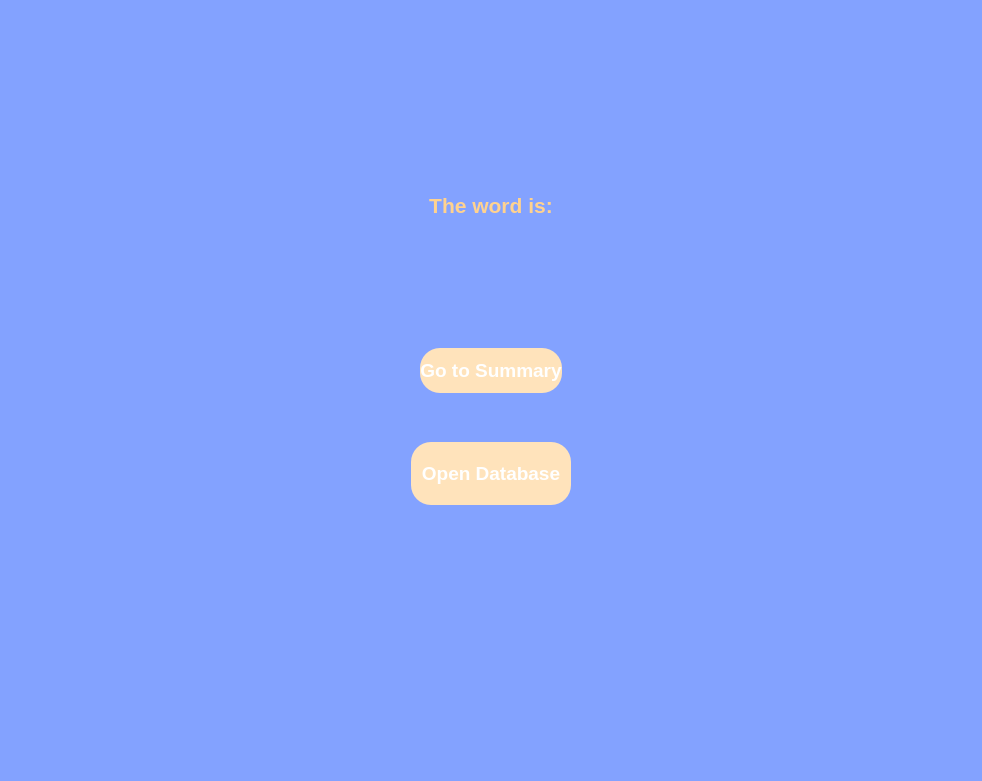
<?xml version="1.0" encoding="UTF-8"?>
<ui version="4.0">
 <class>ArticleMode</class>
 <widget class="QWidget" name="ArticleMode">
  <property name="geometry">
   <rect>
    <x>0</x>
    <y>0</y>
    <width>981</width>
    <height>781</height>
   </rect>
  </property>
  <property name="windowTitle">
   <string>Article Mode</string>
  </property>
  <property name="styleSheet">
   <string notr="true">QWidget {
	background-color: #83A2FF;
	color: #FFFFFF;
}</string>
  </property>
  <layout class="QVBoxLayout" name="verticalLayout_2">
   <item>
    <layout class="QVBoxLayout" name="verticalLayout" stretch="3,1,1,2">
     <property name="spacing">
      <number>40</number>
     </property>
     <property name="leftMargin">
      <number>50</number>
     </property>
     <property name="topMargin">
      <number>100</number>
     </property>
     <property name="rightMargin">
      <number>50</number>
     </property>
     <property name="bottomMargin">
      <number>100</number>
     </property>
     <item>
      <widget class="QLabel" name="title_label">
       <property name="sizePolicy">
        <sizepolicy hsizetype="Expanding" vsizetype="Expanding">
         <horstretch>1</horstretch>
         <verstretch>1</verstretch>
        </sizepolicy>
       </property>
       <property name="font">
        <font>
         <pointsize>16</pointsize>
         <weight>75</weight>
         <bold>true</bold>
        </font>
       </property>
       <property name="styleSheet">
        <string notr="true">border-radius: 50%; /* Makes the label circular */
border: 2px solid #000000; /* Border color and width */
padding: 10px; /* Adjust padding as needed */
background-color: #83A2FF;
color: #FFD28F;
border: none;
</string>
       </property>
       <property name="text">
        <string>The word is:</string>
       </property>
       <property name="alignment">
        <set>Qt::AlignCenter</set>
       </property>
       <property name="wordWrap">
        <bool>true</bool>
       </property>
      </widget>
     </item>
     <item>
      <widget class="QStackedWidget" name="stacked_buttons">
       <property name="sizePolicy">
        <sizepolicy hsizetype="Expanding" vsizetype="Expanding">
         <horstretch>1</horstretch>
         <verstretch>1</verstretch>
        </sizepolicy>
       </property>
       <property name="currentIndex">
        <number>1</number>
       </property>
       <widget class="QWidget" name="article_page">
        <property name="sizePolicy">
         <sizepolicy hsizetype="Expanding" vsizetype="Expanding">
          <horstretch>1</horstretch>
          <verstretch>1</verstretch>
         </sizepolicy>
        </property>
        <layout class="QHBoxLayout" name="horizontalLayout_5">
         <item>
          <layout class="QHBoxLayout" name="horizontalLayout">
           <property name="spacing">
            <number>30</number>
           </property>
           <property name="leftMargin">
            <number>200</number>
           </property>
           <property name="rightMargin">
            <number>200</number>
           </property>
           <item>
            <widget class="QPushButton" name="der_button">
             <property name="enabled">
              <bool>true</bool>
             </property>
             <property name="sizePolicy">
              <sizepolicy hsizetype="Expanding" vsizetype="Expanding">
               <horstretch>1</horstretch>
               <verstretch>1</verstretch>
              </sizepolicy>
             </property>
             <property name="font">
              <font>
               <pointsize>14</pointsize>
               <weight>75</weight>
               <bold>true</bold>
              </font>
             </property>
             <property name="styleSheet">
              <string notr="true">QPushButton {
	border-radius: 20px; /* Adjust the radius as needed */
	background-color: #FFE3BB;
}
QPushButton:hover {
	background-color: #FFD28F;
	}
QPushButton:pressed {
	background-color: #B4BDFF;
}</string>
             </property>
             <property name="text">
              <string>Der</string>
             </property>
            </widget>
           </item>
           <item>
            <widget class="QPushButton" name="die_button">
             <property name="sizePolicy">
              <sizepolicy hsizetype="Expanding" vsizetype="Expanding">
               <horstretch>1</horstretch>
               <verstretch>1</verstretch>
              </sizepolicy>
             </property>
             <property name="font">
              <font>
               <pointsize>14</pointsize>
               <weight>75</weight>
               <bold>true</bold>
              </font>
             </property>
             <property name="styleSheet">
              <string notr="true">QPushButton {
	border-radius: 20px; /* Adjust the radius as needed */
	background-color: #FFE3BB;
}
QPushButton:hover {
	background-color: #FFD28F;
	}
QPushButton:pressed {
	background-color: #B4BDFF;
}</string>
             </property>
             <property name="text">
              <string>Die</string>
             </property>
            </widget>
           </item>
           <item>
            <widget class="QPushButton" name="das_button">
             <property name="sizePolicy">
              <sizepolicy hsizetype="Expanding" vsizetype="Expanding">
               <horstretch>1</horstretch>
               <verstretch>1</verstretch>
              </sizepolicy>
             </property>
             <property name="font">
              <font>
               <pointsize>14</pointsize>
               <weight>75</weight>
               <bold>true</bold>
              </font>
             </property>
             <property name="styleSheet">
              <string notr="true">QPushButton {
	border-radius: 20px; /* Adjust the radius as needed */
	background-color: #FFE3BB;
}
QPushButton:hover {
	background-color: #FFD28F;
	}
QPushButton:pressed {
	background-color: #B4BDFF;
}</string>
             </property>
             <property name="text">
              <string>Das</string>
             </property>
            </widget>
           </item>
          </layout>
         </item>
        </layout>
       </widget>
       <widget class="QWidget" name="summary_page">
        <property name="sizePolicy">
         <sizepolicy hsizetype="Expanding" vsizetype="Expanding">
          <horstretch>1</horstretch>
          <verstretch>1</verstretch>
         </sizepolicy>
        </property>
        <layout class="QHBoxLayout" name="horizontalLayout_4">
         <item>
          <layout class="QHBoxLayout" name="horizontalLayout_2">
           <property name="leftMargin">
            <number>350</number>
           </property>
           <property name="rightMargin">
            <number>350</number>
           </property>
           <item>
            <widget class="QPushButton" name="go_to_summary_button">
             <property name="enabled">
              <bool>true</bool>
             </property>
             <property name="sizePolicy">
              <sizepolicy hsizetype="Expanding" vsizetype="Expanding">
               <horstretch>1</horstretch>
               <verstretch>1</verstretch>
              </sizepolicy>
             </property>
             <property name="font">
              <font>
               <pointsize>14</pointsize>
               <weight>75</weight>
               <bold>true</bold>
              </font>
             </property>
             <property name="styleSheet">
              <string notr="true">QPushButton {
	border-radius: 20px;
	background-color: #FFE3BB;
}
QPushButton:hover {
	background-color: #FFD28F;
	}
QPushButton:pressed {
	background-color: #B4BDFF;
}</string>
             </property>
             <property name="text">
              <string>Go to Summary</string>
             </property>
            </widget>
           </item>
          </layout>
         </item>
        </layout>
       </widget>
      </widget>
     </item>
     <item>
      <layout class="QHBoxLayout" name="horizontalLayout_6">
       <property name="leftMargin">
        <number>350</number>
       </property>
       <property name="rightMargin">
        <number>350</number>
       </property>
       <item>
        <widget class="QPushButton" name="open_database_button">
         <property name="sizePolicy">
          <sizepolicy hsizetype="Expanding" vsizetype="Expanding">
           <horstretch>1</horstretch>
           <verstretch>1</verstretch>
          </sizepolicy>
         </property>
         <property name="font">
          <font>
           <pointsize>14</pointsize>
           <weight>75</weight>
           <bold>true</bold>
          </font>
         </property>
         <property name="styleSheet">
          <string notr="true">QPushButton {
	border-radius: 20px;
	background-color: #FFE3BB;
}
QPushButton:hover {
	background-color: #FFD28F;
	}
QPushButton:pressed {
	background-color: #B4BDFF;
}</string>
         </property>
         <property name="text">
          <string>Open Database</string>
         </property>
        </widget>
       </item>
      </layout>
     </item>
     <item>
      <widget class="QLabel" name="comparison_result_label">
       <property name="sizePolicy">
        <sizepolicy hsizetype="Expanding" vsizetype="Expanding">
         <horstretch>1</horstretch>
         <verstretch>1</verstretch>
        </sizepolicy>
       </property>
       <property name="font">
        <font>
         <pointsize>12</pointsize>
         <weight>75</weight>
         <bold>true</bold>
        </font>
       </property>
       <property name="styleSheet">
        <string notr="true">border-radius: 50%; /* Makes the label circular */
border: 2px solid #000000; /* Border color and width */
padding: 10px; /* Adjust padding as needed */
background-color: #83A2FF;
color: #FFD28F;
border: none;
</string>
       </property>
       <property name="text">
        <string/>
       </property>
       <property name="alignment">
        <set>Qt::AlignCenter</set>
       </property>
      </widget>
     </item>
    </layout>
   </item>
  </layout>
 </widget>
 <resources/>
 <connections/>
</ui>
